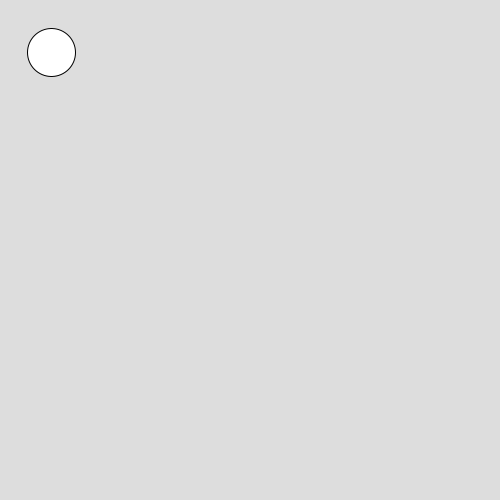
Frame 1 (no input)
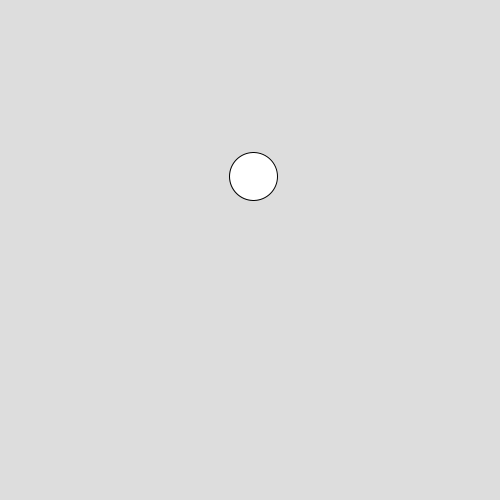
Frame 60 (the mouse pressed at the canvas centre just before this capture)
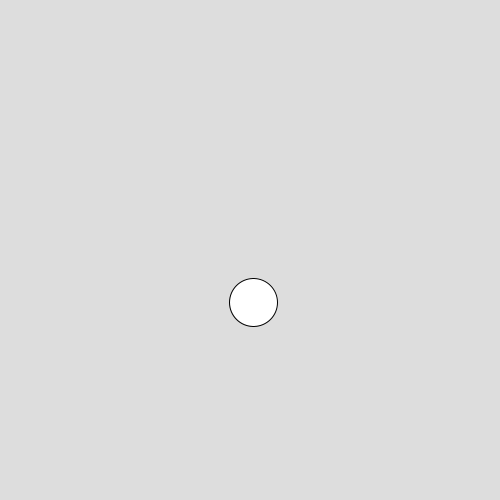
Frame 120 (the mouse held since frame 60 and released just before this capture)

The Processing sketch that drew these frames (run headless with seeded random() and noise(); from frame 60 on, the mouse is pressed at the canvas centre):

// Processing sketch: follow_mouse
// ── follow_mouse.pde
//color(167, 142, 27);
//color(51, 76, 125);
//color(144, 62, 62);

PVector location;
PVector velocity;

int posX, posY;

void setup() {
  size(500, 500);

  location = new PVector(50, 50);
  velocity = new PVector(1.5, 2.1);
}

void draw() {
  background(221);
  location.add(velocity);

  if ((location.x >= width/2)) {
    velocity.x =0;
    println("where are you going");
  } else if (location.x >= mouseX) {
    println(location.x +" "+mouseX);
    println("avoiding mouseX");
    velocity.x +=0.1;
  }
   //if (location.y >= height/2 || (location.y <= 0)) {
   //  velocity.y -=1;
   //}else if (location.y >= mouseY-50) {
   //  println("avoiding mouseY");
   // velocity.y +=0.1;
  //}

  //println(location.x);

  ellipse(location.x, location.y, 48, 48);
}
